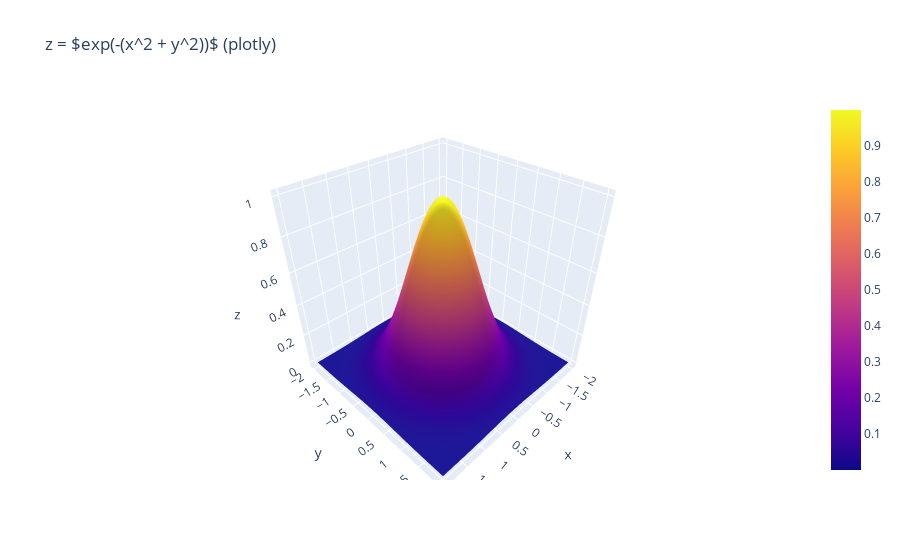

This figure's notebook cell:
### Code cell
# Superficies de funciones (exponencial, trigonométrica, polinómica, tipo sábana)
X_f1, Y_f1, Z_f1 = superficie_funcion(f=lambda X, Y: np.exp(-(X**2 + Y**2)))  # Exponencial
graficar_superficie_plotly(X_f1, Y_f1, Z_f1, titulo="z = exp(-(x^2 + y^2)) (plotly)")  # Plotly

### Figure 1 — Plotly figure (JSON) as saved in the notebook; plotly's stock layout.template omitted (floating-point values rounded to 4 significant figures; data arrays with more than 128 entries replaced by an {"elided": "..."} marker saying what was removed)
{"data": [{"type": "surface", "x": {"elided": "80x80 float values"}, "y": {"elided": "80x80 float values"}, "z": {"elided": "80x80 float values"}}], "layout": {"title": {"text": "z = $exp(-(x^2 + y^2))$ (plotly)"}}}
